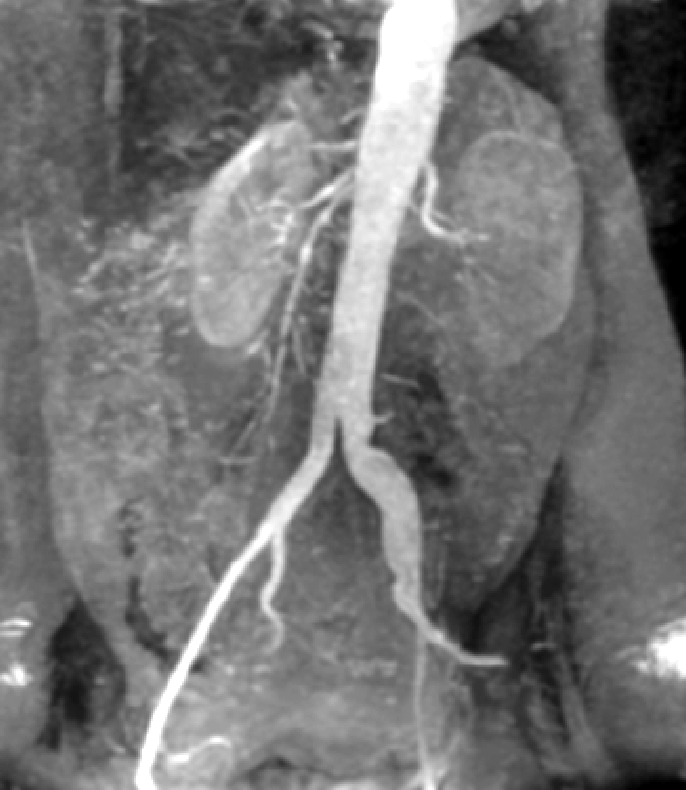
#> input picture images/kidney_original.bmp, 686 x 790 px
$ python 10-01.py
#> lines starting #> are read from the running program, lines starting #| are printed output that depends on the picture; after the words box and inside, x2 and y2 are one past the last pixel; in counts of white or black regions, pixels touching at a corner belong together
### projects/Project 10-01/histogram.py
"""
Copyright (C) 2025 Fu Tszkok

:module: histogram
:function: The function package from Project 03-02 Histogram Equalization
:author: Fu Tszkok
:date: 2025-01-28
:license: AGPLv3 + Additional Restrictions (Non-Commercial Use)

This code is licensed under GNU Affero General Public License v3 (AGPLv3) with additional terms.
- Commercial use prohibited (including but not limited to sale, integration into commercial products)
- Academic use requires clear attribution in code comments or documentation

Full AGPLv3 text available in LICENSE file or at <https://www.gnu.org/licenses/agpl-3.0.html>
"""

import copy

import matplotlib.pyplot as plt
import numpy as np


def histogram(image):
    """Calculates the histogram of a grayscale image.
    :param image: Input grayscale image (NumPy array).
    :return: A tuple containing the counts of each grayscale level and the levels themselves.
    """
    x = [i for i in range(256)]  # Create a list of grayscale levels from 0 to 255.
    count = np.zeros(256)  # Initialize an array to store the counts of each level.
    for i in range(256):
        count[i] = np.sum(image == i)  # Count the number of pixels with value 'i'.
    return count, x


# [36 lines left out: function equalization, not called in this run]

### projects/Project 10-01/filtering.py
"""
Copyright (C) 2025 Fu Tszkok

:module: filtering
:function: The function package from Project 03-04 Spatial Filtering
:author: Fu Tszkok
:date: 2025-02-01
:license: AGPLv3 + Additional Restrictions (Non-Commercial Use)

This code is licensed under GNU Affero General Public License v3 (AGPLv3) with additional terms.
- Commercial use prohibited (including but not limited to sale, integration into commercial products)
- Academic use requires clear attribution in code comments or documentation

Full AGPLv3 text available in LICENSE file or at <https://www.gnu.org/licenses/agpl-3.0.html>
"""

import numpy as np


def filtering(image, core=None):
    """
    Applies spatial filtering (convolution) to a grayscale image using a 3x3 kernel.

    This function performs convolution by padding the image, then iterating through
    each pixel to calculate the new value based on the weighted sum of its neighbors.
    The default kernel is a 3x3 averaging filter.

    :param image: Input grayscale image (NumPy array).
    :param core: A 3x3 kernel (list of lists or NumPy array) to use for filtering.
                 Defaults to a 3x3 averaging kernel.
    :return: The filtered image (NumPy array).
    """
    # Define a default averaging kernel if no core is provided.
    if core is None:
        core = [[1/9, 1/9, 1/9], [1/9, 1/9, 1/9], [1/9, 1/9, 1/9]]

    # Pad the image with a one-pixel border (zero-padding) to handle edges.
    matrix = np.zeros((image.shape[0] + 2, image.shape[1] + 2), dtype=np.float64)
    result = np.zeros((image.shape[0], image.shape[1]), dtype=np.float64)

    # Copy the original image data into the center of the padded matrix.
    for i in range(image.shape[0]):
        for j in range(image.shape[1]):
            matrix[i + 1, j + 1] = image[i, j]

    # Perform the convolution operation by iterating through each pixel.
    for i in range(image.shape[0]):
        for j in range(image.shape[1]):
            # Calculate the weighted sum of the 3x3 neighborhood.
            result[i, j] = (matrix[i, j] * core[2][2] + matrix[i+1, j] * core[1][2] + matrix[i+2, j] * core[0][2] +
                            matrix[i, j+1] * core[2][1] + matrix[i+1, j+1] * core[1][1] + matrix[i+2, j+1] * core[0][1] +
                            matrix[i, j+2] * core[2][0] + matrix[i+1, j+2] * core[1][0] + matrix[i+2, j+2] * core[0][0])

    return result

### projects/Project 10-01/10-01.py
"""
Copyright (C) 2025 Fu Tszkok

:module: Project 10-01
:function: Edge Detection Combined with Smoothing and Thresholding
:author: Fu Tszkok
:date: 2025-02-06
:license: AGPLv3 + Additional Restrictions (Non-Commercial Use)

This code is licensed under GNU Affero General Public License v3 (AGPLv3) with additional terms.
- Commercial use prohibited (including but not limited to sale, integration into commercial products)
- Academic use requires clear attribution in code comments or documentation

Full AGPLv3 text available in LICENSE file or at <https://www.gnu.org/licenses/agpl-3.0.html>
"""

import filtering
import histogram

import cv2 as cv
import numpy as np
import matplotlib.pyplot as plt


# Step 1: Pre-processing and Initial Visualization
# Load the grayscale image and convert its data type to float64 for calculations.
image = cv.imread('../../images/kidney_original.bmp', cv.IMREAD_GRAYSCALE)
#> image is the input picture: shape (790, 686); min 0, max 255, mean 115.1
image = np.float64(image)
plt.axis('off')
plt.imshow(image, cmap='gray')
plt.title('Original Image')
plt.show()

# Calculate and display the histogram of the original image to show its pixel value distribution.
count, x = histogram.histogram(image)
#> after the loop in histogram, `for i in range(256):`: count = 256 values, max 16899 at index 107, min 0 at index 1, mean 2117
#> x = 256 values from 0 to 255
plt.bar(x, count)
plt.title('Histogram of Original Image')
plt.show()
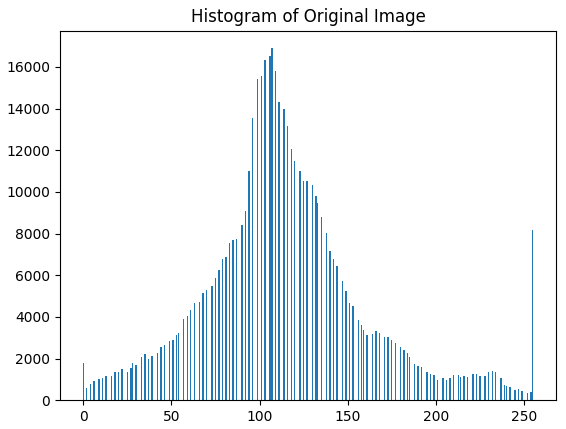
#> figure drawn by matplotlib, 1 panel; tallest bar 16899 high, from x = 106.6 to 107.4


# Step 2: Edge Detection using Sobel Operator
# Apply a smoothing filter to the image. This is a common pre-processing step
# to reduce noise before applying the Sobel operator.
image = filtering.filtering(image)
# Convolve the image with the Sobel kernels to compute the gradients in the x and y directions.
# Sobel kernel for x-direction: [[-1, 0, 1], [-2, 0, 2], [-1, 0, 1]]
sobel_x = filtering.filtering(image, [[-1, 0, 1], [-2, 0, 2], [-1, 0, 1]])
#> after the loop in filtering (call 2), `for i in range(image.shape[0]):`:
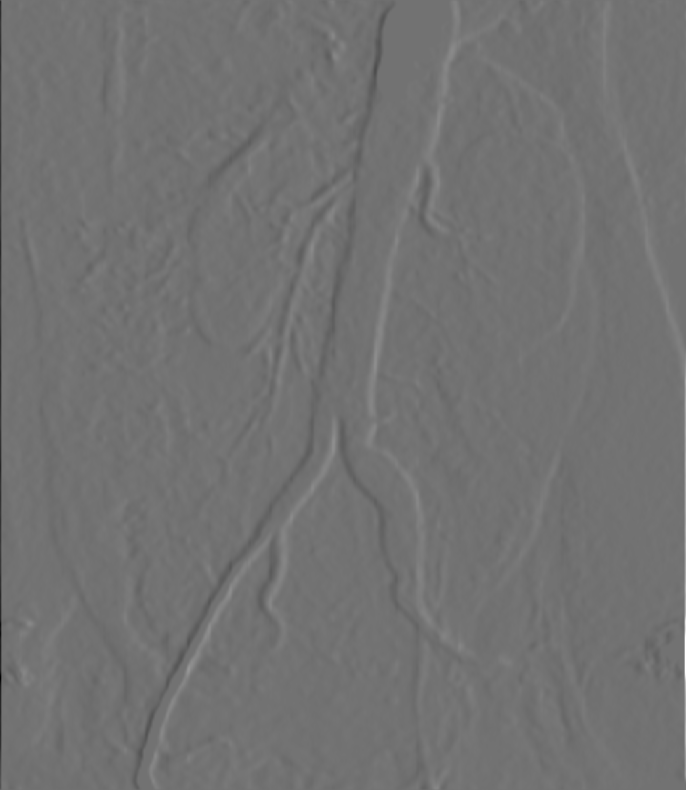
#> result: shape (790, 686) float64; min -831, max 1020, mean 0.2; drawn with min black and max white
# Sobel kernel for y-direction: [[-1, -2, -1], [0, 0, 0], [1, 2, 1]]
sobel_y = filtering.filtering(image, [[-1, -2, -1], [0, 0, 0], [1, 2, 1]])
#> after the loop in filtering (call 3), `for i in range(image.shape[0]):`:
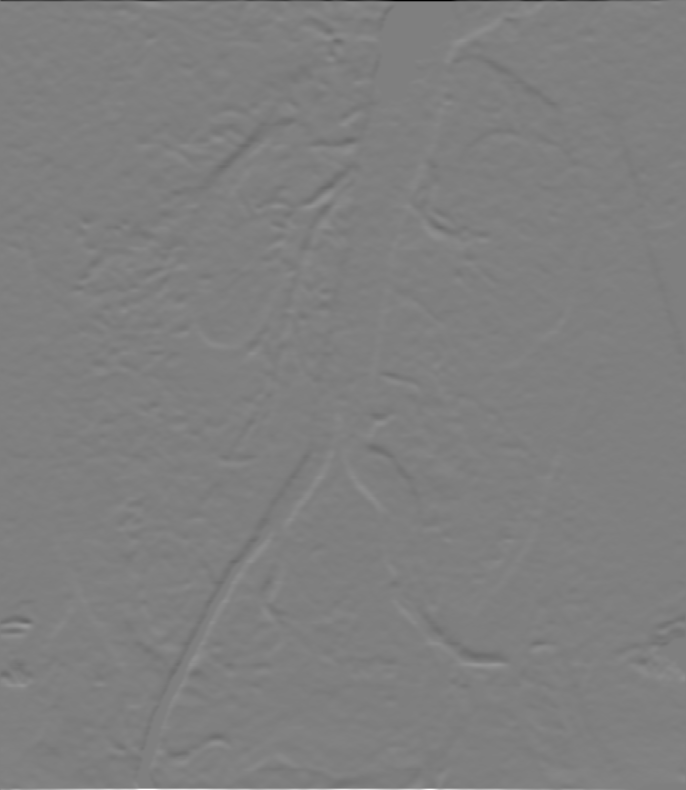
#> result: shape (790, 686) float64; min -1020, max 1020, mean 0; drawn with min black and max white
# Calculate the gradient magnitude using the formula: $\nabla f \approx |G_x| + |G_y|}$.
# This combines the horizontal and vertical gradients into a single image.
sobel = np.abs(sobel_x) + np.abs(sobel_y)
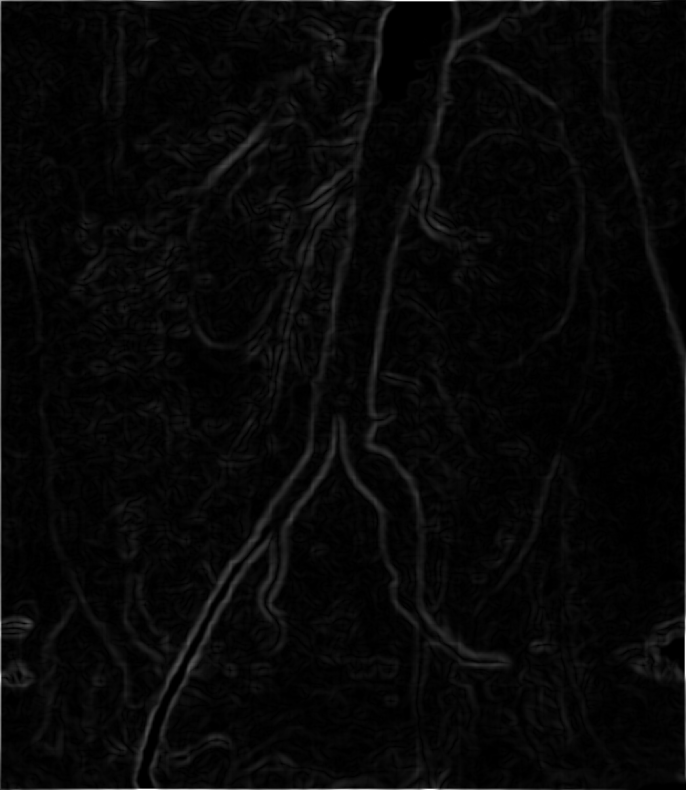
#> sobel: shape (790, 686) float64; min 0, max 1031.6, mean 32.5; drawn with min black and max white
plt.axis('off')
plt.imshow(sobel, cmap='gray')
plt.title('Gradient Image')
plt.show()


# Step 3: Thresholding and Final Result
# Calculate and display the histogram of the Sobel gradient image. This helps in
# determining an appropriate threshold value for edge detection.
count, x = histogram.histogram(sobel)
#> count = 256 values, max 1713 at index 0, min 0 at index 1, mean 53.59
plt.bar(x, count)
plt.title('Histogram of Sobel Edges')
plt.show()
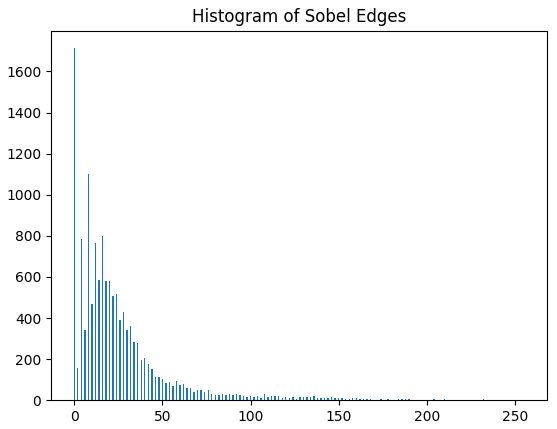
#> figure drawn by matplotlib, 1 panel; tallest bar 1713 high, from x = -0.4 to 0.4

# Apply a binary threshold to the gradient magnitude image. Pixels with a
# gradient value greater than T are considered edges and set to 255.
T = 75
_, edges = cv.threshold(sobel, T, 255, cv.THRESH_BINARY)
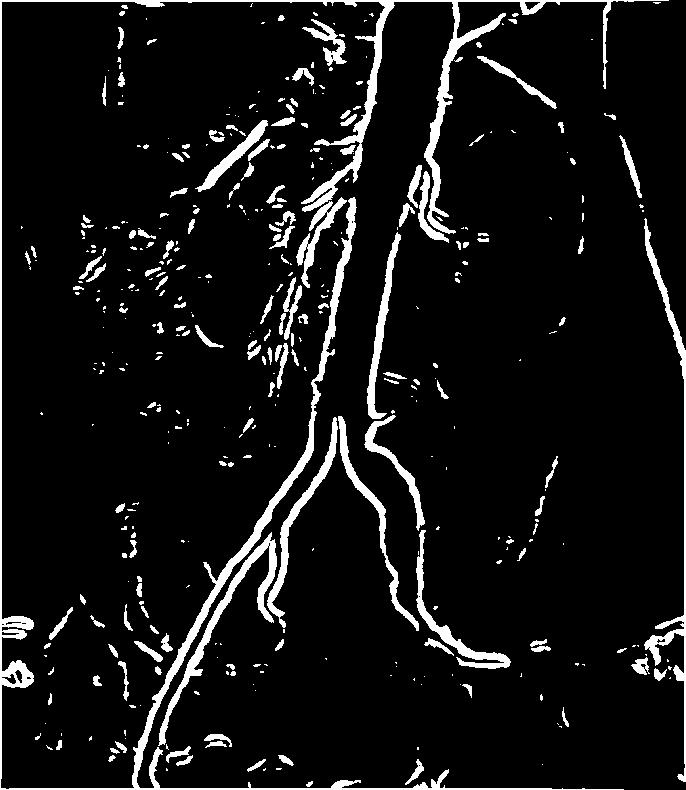
#> edges: shape (790, 686) float64; 7.8% white; 405 white regions (239 under 20 px), largest, box (x1, y1, x2, y2) and area: (0, 0, 669, 790) 15586, (644, 218, 686, 782) 2476, (158, 532, 277, 746) 2287
plt.axis('off')
plt.imshow(edges, cmap='gray')
plt.title('Edges Image')
plt.show()
